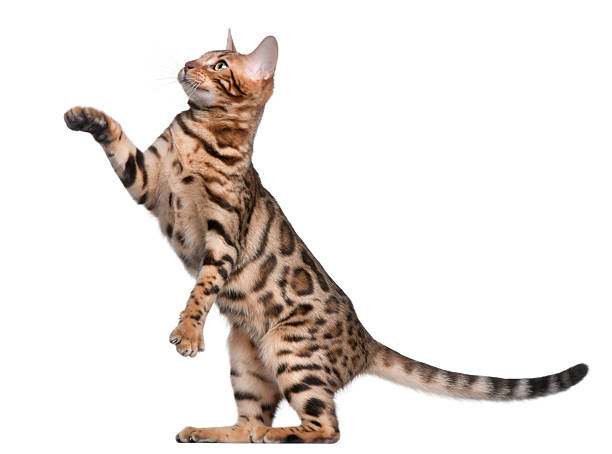
#> input picture prog3/AI_LD_experiment_dataset/cat-breeds/bengal/bengal_11.jpg, 612 x 454 px; its folder holds only this picture in this run
$ python LD_experiment_2.py
#> lines starting #> are read from the running program, lines starting #| are printed output that depends on the picture
### prog3/LD_experiment_common.py
from __future__ import annotations

from dataclasses import dataclass
from pathlib import Path
from typing import Iterable

import matplotlib.pyplot as plt
import numpy as np
import pandas as pd
from sklearn import svm
from sklearn.base import BaseEstimator
from sklearn.discriminant_analysis import LinearDiscriminantAnalysis
from sklearn.ensemble import AdaBoostClassifier
from sklearn.metrics import ConfusionMatrixDisplay, accuracy_score, confusion_matrix
from sklearn.pipeline import make_pipeline
from sklearn.preprocessing import StandardScaler
from sklearn.tree import DecisionTreeClassifier


ROOT = Path(__file__).resolve().parent
DATA_ROOT = ROOT / "AI_LD_experiment_dataset"
RESULTS_DIR = ROOT / "results"
REPORT_DIR = ROOT / "reports"
FIGURES_DIR = REPORT_DIR / "figures"


@dataclass(frozen=True)
class ExperimentResult:
    dataset: str
    method: str
    setting: str
    parameters: str
    train_accuracy: float
    test_accuracy: float


def ensure_output_dirs() -> None:
    RESULTS_DIR.mkdir(parents=True, exist_ok=True)
    FIGURES_DIR.mkdir(parents=True, exist_ok=True)


def make_adaboost(
    *,
    max_depth: int = 1,
    criterion: str = "gini",
    n_estimators: int = 50,
    learning_rate: float = 0.5,
    random_state: int | None = 1,
) -> AdaBoostClassifier:
    base_model = DecisionTreeClassifier(
        max_depth=max_depth,
        criterion=criterion,
        random_state=random_state,
    )
    return AdaBoostClassifier(
        estimator=base_model,
        n_estimators=n_estimators,
        learning_rate=learning_rate,
        random_state=random_state,
    )


def make_fisher(
    *,
    solver: str = "svd",
    shrinkage: str | float | None = None,
    n_components: int | None = 1,
    standardize: bool = False,
) -> BaseEstimator:
    model = LinearDiscriminantAnalysis(
        solver=solver,
        shrinkage=shrinkage,
        n_components=n_components if solver == "svd" else None,
    )
    if standardize:
        return make_pipeline(StandardScaler(), model)
    return model


def make_svm(
    *,
    C: float = 10,
    kernel: str = "rbf",
    gamma: str | float = "scale",
    decision_function_shape: str = "ovr",
    class_weight=None,
    degree: int = 3,
) -> BaseEstimator:
    return make_pipeline(
        StandardScaler(),
        svm.SVC(
            C=C,
            kernel=kernel,
            gamma=gamma,
            decision_function_shape=decision_function_shape,
            class_weight=class_weight,
            degree=degree,
        ),
    )


def make_stump(*, max_depth: int = 1, criterion: str = "gini") -> DecisionTreeClassifier:
    return DecisionTreeClassifier(max_depth=max_depth, criterion=criterion, random_state=1)


def evaluate(
    *,
    dataset: str,
    method: str,
    setting: str,
    parameters: str,
    model: BaseEstimator,
    x_train: np.ndarray,
    x_test: np.ndarray,
    y_train: np.ndarray,
    y_test: np.ndarray,
) -> tuple[ExperimentResult, np.ndarray]:
    model.fit(x_train, y_train)
    train_pred = model.predict(x_train)
    test_pred = model.predict(x_test)
    result = ExperimentResult(
        dataset=dataset,
        method=method,
        setting=setting,
        parameters=parameters,
        train_accuracy=accuracy_score(y_train, train_pred),
        test_accuracy=accuracy_score(y_test, test_pred),
    )
    return result, test_pred


# [53 lines left out: functions save_results_csv, print_results, plot_accuracy_bars, plot_confusion, not called in this run]

### prog3/LD_experiment_2.py
from __future__ import annotations

import argparse
import os

import matplotlib.pyplot as plt
import numpy as np
from skimage.io import imread
from skimage.transform import resize
from sklearn.model_selection import train_test_split

from LD_experiment_common import (
    DATA_ROOT,
    FIGURES_DIR,
    RESULTS_DIR,
    ensure_output_dirs,
    evaluate,
    make_adaboost,
    make_fisher,
    make_svm,
    plot_accuracy_bars,
    plot_confusion,
    print_results,
    save_results_csv,
)


def extract_rgb_histogram(image_path: str) -> np.ndarray:
    image = imread(image_path)
#> image is the input picture: shape (454, 612, 3); mean R, G, B 232.3, 226.1, 222.4
    if image.ndim == 2:
        image = np.stack([image, image, image], axis=-1)
    if image.shape[-1] > 3:
        image = image[:, :, :3]
    img_resized = resize(image, (64, 64, 3), anti_aliasing=True, preserve_range=True)
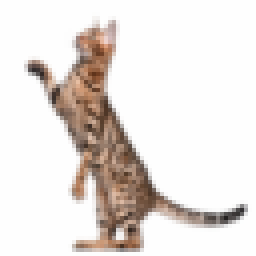
#> img_resized: shape (64, 64, 3) float64 (shown 4 times larger); mean R, G, B 232.3, 226.1, 222.4
    img_scaled = np.clip(img_resized, 0, 255).astype("uint8")
    r = np.bincount(img_scaled[:, :, 0].flatten(), minlength=256)
#> r = 256 values, max 2950 at index 254, min 0 at index 0, mean 16
    g = np.bincount(img_scaled[:, :, 1].flatten(), minlength=256)
#> g = 256 values, max 2953 at index 254, min 0 at index 0, mean 16
    b = np.bincount(img_scaled[:, :, 2].flatten(), minlength=256)
#> b = 256 values, max 2946 at index 254, min 0 at index 0, mean 16
    return np.concatenate((r, g, b), dtype="int64")


def load_cat_breeds(rebuild_cache: bool = False) -> tuple[np.ndarray, np.ndarray, list[str], list[str]]:
    ensure_output_dirs()
    cache_path = RESULTS_DIR / "cat_features.npz"
    if cache_path.exists() and not rebuild_cache:
        cached = np.load(cache_path, allow_pickle=True)
        return (
            cached["x"],
            cached["y"],
            cached["class_names"].tolist(),
            cached["image_paths"].tolist(),
        )

    filepath = DATA_ROOT / "cat-breeds"
    file_names = sorted([f for f in os.listdir(filepath) if (filepath / f).is_dir()])
    x, y, image_paths = [], [], []
    for f in file_names:
        img_path = filepath / f
        for img in sorted(os.listdir(img_path)):
            full_path = img_path / img
            feature = extract_rgb_histogram(str(full_path))
#> feature = 768 values, max 2953 at index 510, min 0 at index 0, mean 16
            x.append(feature)
            y.append(file_names.index(f))
            image_paths.append(str(full_path))
#> pass 2 of the loop in load_cat_breeds, `for f in file_names:`:
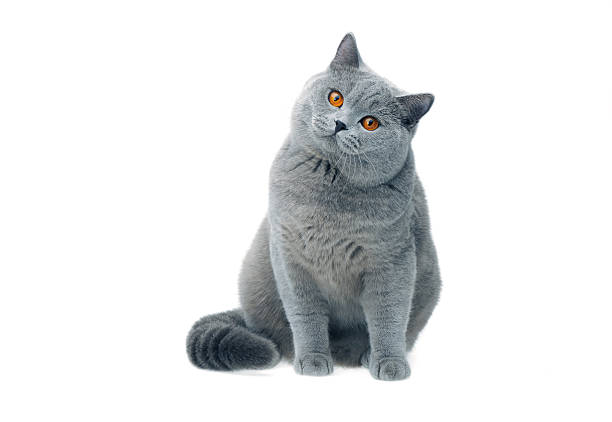
#> input picture prog3/AI_LD_experiment_dataset/cat-breeds/british/british_1.jpg, 612 x 422 px
#> in extract_rgb_histogram, image is the input picture: shape (422, 612, 3); mean R, G, B 227.6, 229.1, 229.9
#> in extract_rgb_histogram (call 2), `img_resized = resize(image, (64, 64, 3), anti_aliasing=True, preserve_..`:
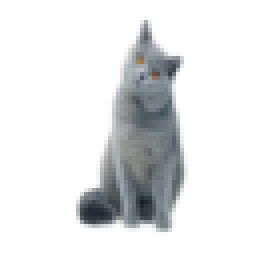
#> img_resized: shape (64, 64, 3) float64 (shown 4 times larger); mean R, G, B 227.6, 229.1, 229.9
#> r = 256 values, max 3111 at index 254, min 0 at index 0, mean 16
#> g = 256 values, max 3112 at index 254, min 0 at index 0, mean 16
#> b has the same summary as g
#> feature = 768 values, max 3112 at index 510, min 0 at index 0, mean 16

    x_array = np.array(x)
    y_array = np.array(y)
    np.savez_compressed(
        cache_path,
        x=x_array,
        y=y_array,
        class_names=np.array(file_names),
        image_paths=np.array(image_paths),
    )
    return x_array, y_array, file_names, image_paths


def plot_cat_samples(image_paths: list[str], y: np.ndarray, class_names: list[str]) -> None:
    ensure_output_dirs()
    chosen = []
    for class_idx in range(len(class_names)):
        indices = np.where(y == class_idx)[0][:3]
        chosen.extend(indices.tolist())

    fig, axes = plt.subplots(len(class_names), 3, figsize=(7.0, 5.8))
    for ax, idx in zip(axes.flat, chosen):
        img = imread(image_paths[idx])
        ax.imshow(img)
        ax.set_title(class_names[y[idx]], fontsize=10)
        ax.axis("off")
    plt.tight_layout()
    plt.savefig(FIGURES_DIR / "cat_samples.png", dpi=180)
    plt.close(fig)


def run_cat_experiment() -> np.ndarray:
    ensure_output_dirs()
    x, y, class_names, image_paths = load_cat_breeds()
#> y = [0, 1]; class_names = ['bengal', 'british']; image_paths = 2 items
    x_train, x_test, y_train, y_test = train_test_split(
        x,
        y,
        test_size=0.2,
        random_state=1,
    )
#> y_train = [1]; y_test = [0]

    specs = [
        (
            "Fisher",
            "默认参数",
            "StandardScaler + solver='svd', shrinkage=None, n_components=2",
            make_fisher(solver="svd", shrinkage=None, n_components=2, standardize=True),
        ),
        (
            "Fisher",
            "调参一",
            "StandardScaler + solver='lsqr', shrinkage='auto'",
            make_fisher(solver="lsqr", shrinkage="auto", standardize=True),
        ),
        (
            "Fisher",
            "调参二",
            "StandardScaler + solver='eigen', shrinkage=0.5",
            make_fisher(solver="eigen", shrinkage=0.5, standardize=True),
        ),
        (
            "SVM",
            "默认参数",
            "StandardScaler + C=10, kernel='rbf', gamma='scale', decision_function_shape='ovr'",
            make_svm(C=10, kernel="rbf", gamma="scale", decision_function_shape="ovr"),
        ),
        (
            "SVM",
            "调参一",
            "StandardScaler + C=0.1, kernel='linear', decision_function_shape='ovr'",
            make_svm(C=0.1, kernel="linear", gamma="scale", decision_function_shape="ovr"),
        ),
        (
            "SVM",
            "调参二",
            "StandardScaler + C=1, kernel='poly', degree=2, decision_function_shape='ovo'",
            make_svm(C=1, kernel="poly", gamma="scale", degree=2, decision_function_shape="ovo"),
        ),
        (
            "Adaboost",
            "默认参数",
            "stump(max_depth=1, criterion='gini'), n_estimators=50, learning_rate=0.5",
            make_adaboost(max_depth=1, criterion="gini", n_estimators=50, learning_rate=0.5),
        ),
        (
            "Adaboost",
            "调参一",
            "tree(max_depth=2, criterion='gini'), n_estimators=100, learning_rate=0.5",
            make_adaboost(max_depth=2, criterion="gini", n_estimators=100, learning_rate=0.5),
        ),
        (
            "Adaboost",
            "调参二",
            "tree(max_depth=2, criterion='entropy'), n_estimators=100, learning_rate=0.2",
            make_adaboost(max_depth=2, criterion="entropy", n_estimators=100, learning_rate=0.2),
        ),
    ]

    results = []
    predictions = {}
    for method, setting, parameters, model in specs:
        result, test_pred = evaluate(
            dataset="cat-breeds",
            method=method,
            setting=setting,
            parameters=parameters,
            model=model,
            x_train=x_train,
            x_test=x_test,
            y_train=y_train,
            y_test=y_test,
        )
        results.append(result)
        predictions[(method, setting)] = test_pred
#> after the loop, predictions = 0 items; results = []

    df = save_results_csv(results, "cat_results.csv")
    print(f"数据集: {len(y)} 张图像, 特征维度 {x.shape[1]}, 类别 {class_names}")
    print(f"划分: 训练集 {len(y_train)} 张, 测试集 {len(y_test)} 张")
    print_results(results)

    best = df.sort_values(["test_accuracy", "train_accuracy"], ascending=False).iloc[0]
    best_key = (best["method"], best["setting"])
    plot_accuracy_bars(df, "Cat-breeds default-parameter accuracy", FIGURES_DIR / "cat_accuracy.png")
    plot_confusion(
        y_test,
        predictions[best_key],
        class_names,
        f"Cat-breeds confusion matrix: {best_key[0]} tuned",
        FIGURES_DIR / "cat_confusion_matrix.png",
    )
    plot_cat_samples(image_paths, y, class_names)
    df.to_json(RESULTS_DIR / "cat_results.json", orient="records", force_ascii=False, indent=2)
    return df


def main() -> None:
    parser = argparse.ArgumentParser(description="Experiment 3 task 2: cat-breeds classification.")
    parser.add_argument("--rebuild-cache", action="store_true", help="Rebuild RGB histogram features.")
    args = parser.parse_args()
    if args.rebuild_cache:
        cache_path = RESULTS_DIR / "cat_features.npz"
        if cache_path.exists():
            cache_path.unlink()
    run_cat_experiment()


if __name__ == "__main__":
#> (the run stopped early here; a loop or call above may not have finished)
